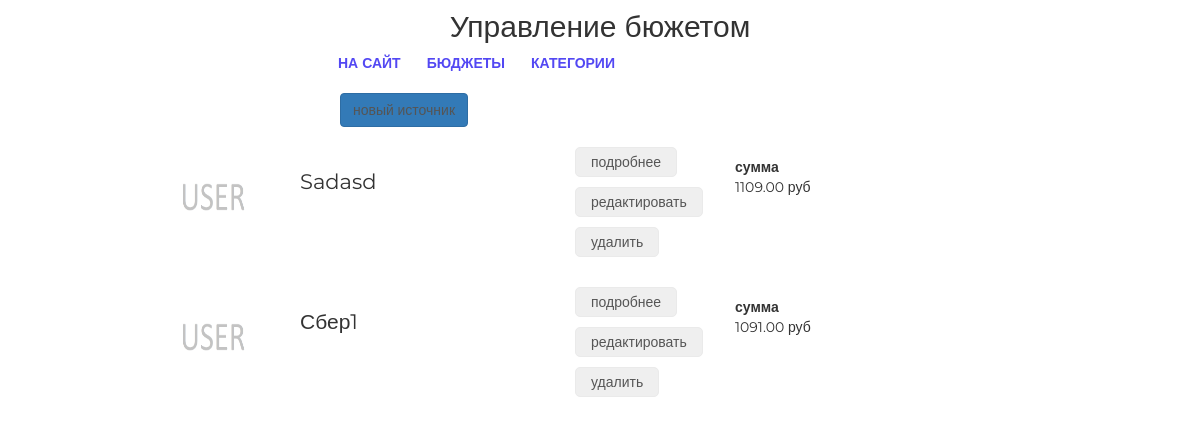
Page /set/budget/1/source/ (signed in) on the earlier database version.
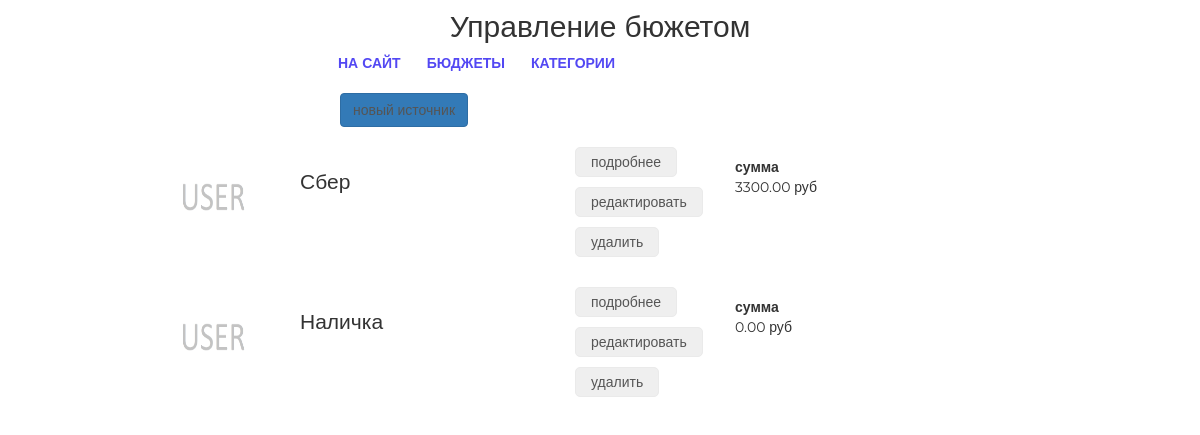
Same page on the later database version.
### mainapp/models.py (models this page shows, shortened)
class Source(models.Model):
    budget = models.ForeignKey(
        Budget, on_delete=models.CASCADE)
    name_source = models.CharField('название', max_length=64)
    description = models.TextField('описание', blank=True)
    amount_source = models.DecimalField(
        'общая сумма', max_digits=15, decimal_places=2, default=0)

### setbudgetapp/views.py (the view)
# urls.py: path('budget/<int:pk>/source/', setbudgetapp.source_list,
@login_required
def source_list(request, pk):
    budget_pk = pk
    budget = get_object_or_404(Budget, pk=budget_pk)
    object_list = budget.source_set.all()
    context = {
        'page_title': 'управление/бюджет/источники',
        'budget_pk': budget_pk,
        'object_list': object_list,
    }
    return render(request, 'mainapp/source_list.html', context)

### setbudgetapp/templates/mainapp/source_list.html (shortened to what this page needs)
{% extends 'setbudgetapp/base.html' %}
{% load static %}
{% block container %}
    <div class="users_list">
        <a class="btn btn-primary new_user"
           href={% url 'set:source_create' budget_pk%}>новый источник</a>
        {% for object in object_list %}
            <div class="product_record">
                <img src="/media/{{ object.image|default:'products_images/default.jpg' }}" alt="{{ object.name }}">
                <div class="product_name">
                    {{ object.name_source|title }}
                </div>
                <div class="product_actions">
                    <button>
                        <a href={% url 'set:source_details' pk=object.pk budget_pk=budget_pk %}>подробнее</a>
                    </button>
                    <button>
                        <a href={% url 'set:source_update' pk=object.pk budget_pk=budget_pk %}>редактировать</a>
                    </button>
                    <button>
                        <a href={% url 'set:source_delete' pk=object.pk %}>удалить</a>
                    </button>
                </div>
                <div class="summary">
                    <b>сумма</b>
                    <p>{{ object.amount_source }} руб</p>
                </div>
            </div>
        {% endfor %}
    </div>
{% endblock %}

Differences in the rows shown:
removed Source: name_source "Sadasd", amount_source "1109.00"
removed Source: name_source "Сбер1", amount_source "1091.00"
added Source: name_source "Сбер", amount_source "3300.00"
added Source: name_source "Наличка", amount_source "0.00"
